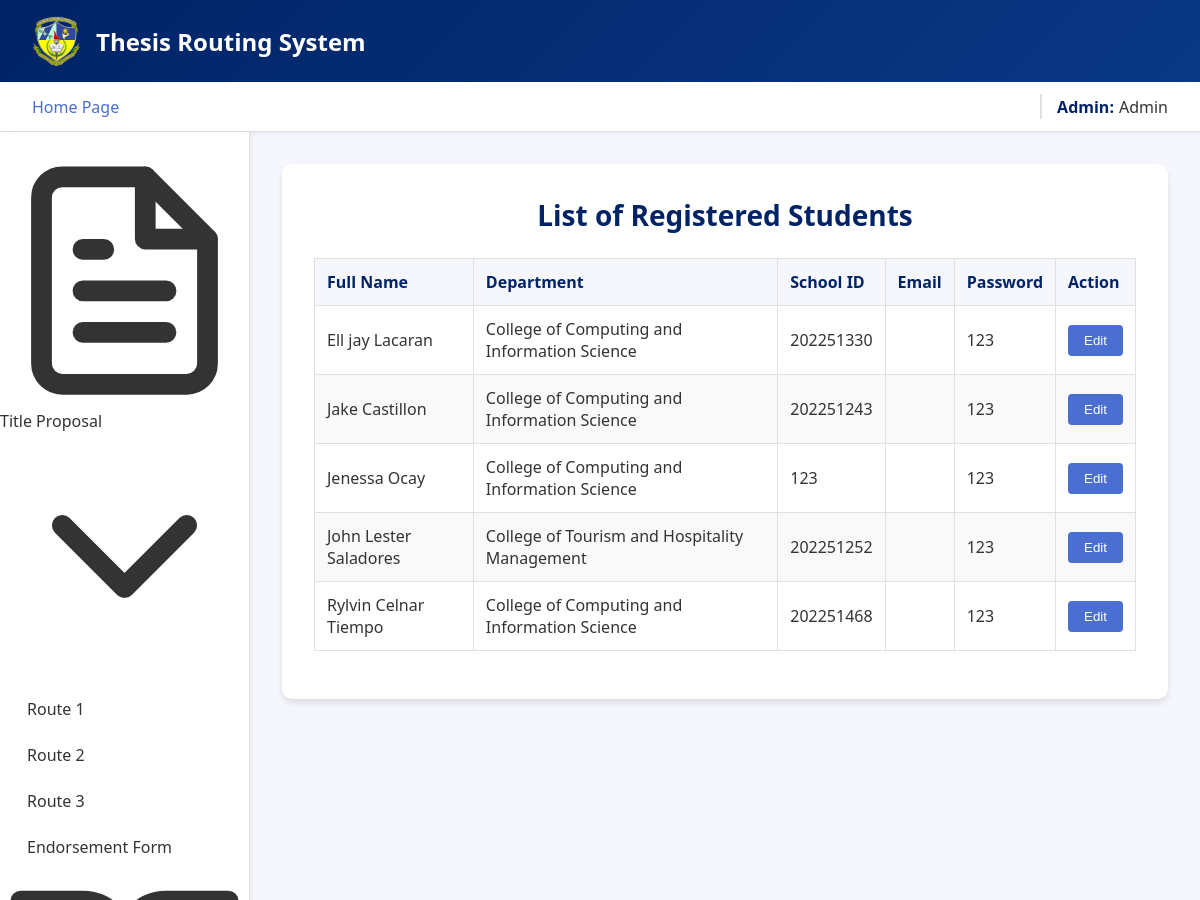
Page /admin/homepage/registeredAccount/student_register.php (signed in, upper part) on the earlier database version.
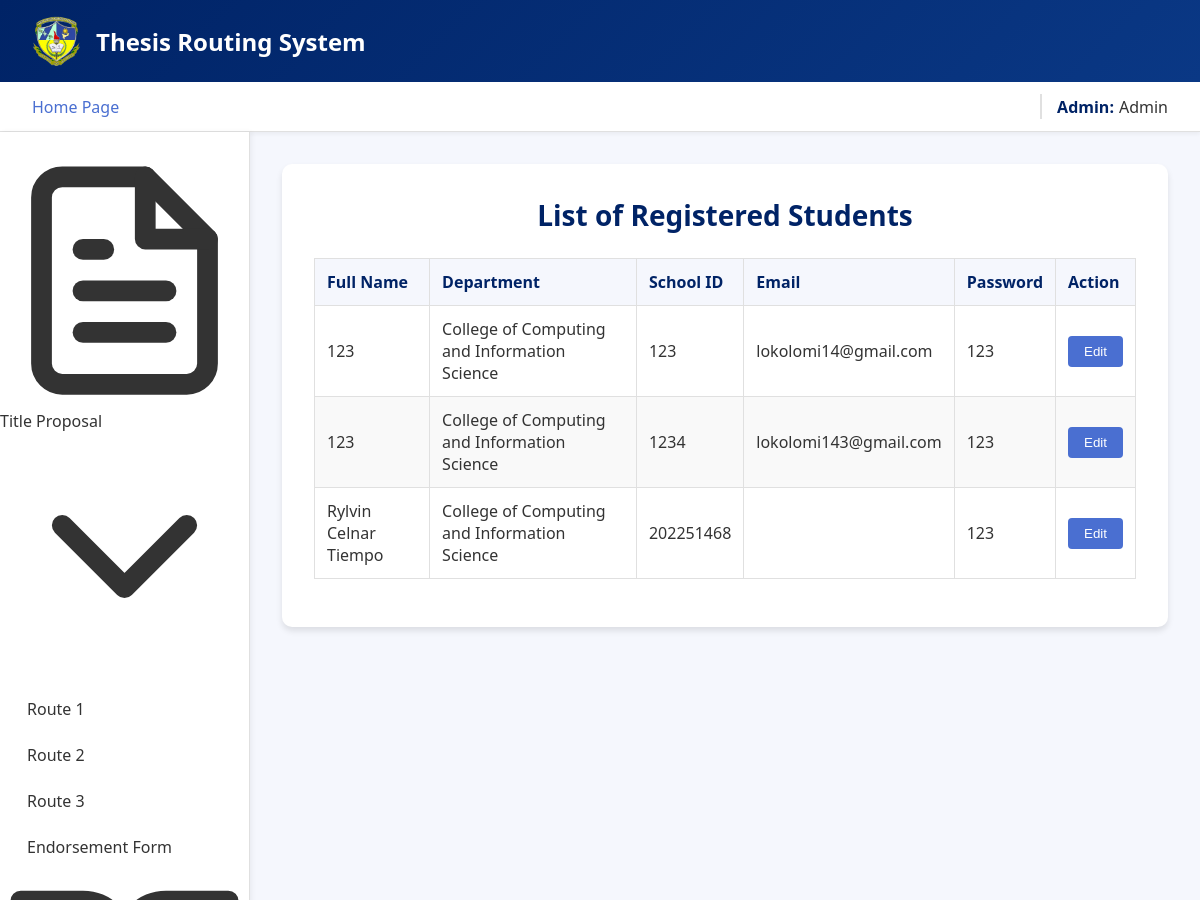
Same page on the later database version.
### tables this page shows
CREATE TABLE `student` (
  `student_id` int(11) NOT NULL,
  `school_id` int(255) NOT NULL,
  `password` varchar(255) NOT NULL,
  `confirm_password` varchar(255) NOT NULL,
  `fullname` varchar(255) NOT NULL,
  `school_year` varchar(255) NOT NULL,
  `department` varchar(255) NOT NULL,
  `course` varchar(255) NOT NULL,
  `adviser` varchar(255) NOT NULL,
  `group_number` int(255) NOT NULL,
  `group_members` text DEFAULT NULL,
  `controlNo` varchar(100) DEFAULT NULL,
  `title` varchar(215) NOT NULL,
  `semester` varchar(255) NOT NULL,
  `email` varchar(255) NOT NULL,
  `adviser_email` varchar(255) NOT NULL
);

### admin/homepage/registeredAccount/student_register.php (the view, shortened to what the changed rows need)
<?php
include '../../../connection.php';
$sql = "SELECT fullname, department, school_id, password, confirm_password, email FROM student ORDER BY fullname ASC";
$result = $conn->query($sql);
?>
<!DOCTYPE html>
<html lang="en">
<head>
</head>
<body>
    <div class="container">
        <div class="main-content">
            <div class="content">
                <div class="form-container">
                    <h1>List of Registered Students</h1>
                    <?php if ($result->num_rows > 0): ?>
                        <table border="1" cellpadding="10" cellspacing="0">
                            <thead>
                                <tr>
                                    <th>Full Name</th>
                                    <th>Department</th>
                                    <th>School ID</th>
                                    <th>Email</th>
                                    <th>Password</th>
                                    <th>Action</th>
                                </tr>
                            </thead>
                            <tbody>
                                <?php while ($row = $result->fetch_assoc()): ?>
                                    <tr id="row_<?= $row['school_id'] ?>">
                                        <form action="update_student_inline.php" method="POST" id="form_<?= $row['school_id'] ?>">
                                            <td>
                                                <span id="fullname_text_<?= $row['school_id'] ?>"><?= htmlspecialchars($row['fullname']) ?></span>
                                            </td>
                                            <td>
                                                <span id="department_text_<?= $row['school_id'] ?>"><?= htmlspecialchars($row['department']) ?></span>
                                            </td>
                                            <td>
                                                <?= htmlspecialchars($row['school_id']) ?>
                                            </td>
                                            <td>
                                                <span id="email_text_<?= $row['school_id'] ?>"><?= htmlspecialchars($row['email']) ?></span>
                                            </td>
                                            <td>
                                                <span id="password_text_<?= $row['school_id'] ?>"><?= htmlspecialchars($row['password']) ?></span>
                                            </td>
                                            <td>
                                                <button type="button" onclick="enableEdit('<?= $row['school_id'] ?>')" id="edit_btn_<?= $row['school_id'] ?>">Edit</button>
                                            </td>
                                        </form>
                                    </tr>
                                <?php endwhile; ?>
                            </tbody>
                        </table>
                    <?php else: ?>
                        <p>No students have been registered yet.</p>
                    <?php endif; ?>
                </div>
            </div>
        </div>
    </div>
</body>
</html>

Differences in the rows shown:
removed student: fullname "Ell jay Lacaran", department "College of Computing and Information Science", school "202251330", password "123"
removed student: fullname "Jake Castillon", department "College of Computing and Information Science", school "202251243", password "123"
removed student: fullname "Jenessa Ocay", department "College of Computing and Information Science", school "123", password "123"
removed student: fullname "John Lester Saladores", department "College of Tourism and Hospitality Management", school "202251252", password "123"
added student: fullname "123", department "College of Computing and Information Science", school "123", email "lokolomi14@gmail.com", password "123"
added student: fullname "123", department "College of Computing and Information Science", school "1234", email "lokolomi143@gmail.com", password "123"
